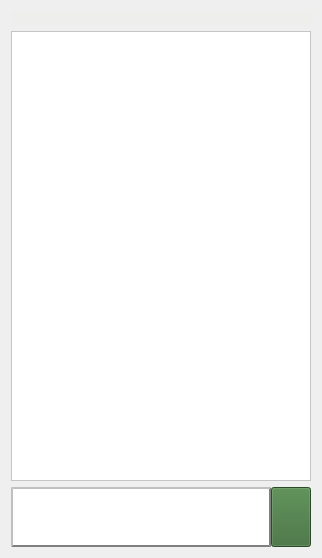
           <widget class="QWidget" name="tab">
            <attribute name="title">
             <string>Tab 1</string>
            </attribute>
            <layout class="QVBoxLayout" name="verticalLayout">
             <item>
              <widget class="QLabel" name="label_chatName">
               <property name="styleSheet">
                <string notr="true">background-color: rgb(238, 238, 236);</string>
               </property>
               <property name="text">
                <string/>
               </property>
              </widget>
             </item>
             <item>
              <widget class="QTableWidget" name="tableWidget_chatWindow">
               <property name="minimumSize">
                <size>
                 <width>300</width>
                 <height>450</height>
                </size>
               </property>
               <property name="palette">
                <palette>
                 <active>
                  <colorrole role="Button">
                   <brush brushstyle="SolidPattern">
                    <color alpha="255">
                     <red>255</red>
                     <green>255</green>
                     <blue>255</blue>
                    </color>
                   </brush>
                  </colorrole>
                  <colorrole role="Base">
                   <brush brushstyle="SolidPattern">
                    <color alpha="255">
                     <red>255</red>
                     <green>255</green>
                     <blue>255</blue>
                    </color>
                   </brush>
                  </colorrole>
                  <colorrole role="Window">
                   <brush brushstyle="SolidPattern">
                    <color alpha="255">
                     <red>255</red>
                     <green>255</green>
                     <blue>255</blue>
                    </color>
                   </brush>
                  </colorrole>
                 </active>
                 <inactive>
                  <colorrole role="Button">
                   <brush brushstyle="SolidPattern">
                    <color alpha="255">
                     <red>255</red>
                     <green>255</green>
                     <blue>255</blue>
                    </color>
                   </brush>
                  </colorrole>
                  <colorrole role="Base">
                   <brush brushstyle="SolidPattern">
                    <color alpha="255">
                     <red>255</red>
                     <green>255</green>
                     <blue>255</blue>
                    </color>
                   </brush>
                  </colorrole>
                  <colorrole role="Window">
                   <brush brushstyle="SolidPattern">
                    <color alpha="255">
                     <red>255</red>
                     <green>255</green>
                     <blue>255</blue>
                    </color>
                   </brush>
                  </colorrole>
                 </inactive>
                 <disabled>
                  <colorrole role="Button">
                   <brush brushstyle="SolidPattern">
                    <color alpha="255">
                     <red>255</red>
                     <green>255</green>
                     <blue>255</blue>
                    </color>
                   </brush>
                  </colorrole>
                  <colorrole role="Base">
                   <brush brushstyle="SolidPattern">
                    <color alpha="255">
                     <red>255</red>
                     <green>255</green>
                     <blue>255</blue>
                    </color>
                   </brush>
                  </colorrole>
                  <colorrole role="Window">
                   <brush brushstyle="SolidPattern">
                    <color alpha="255">
                     <red>255</red>
                     <green>255</green>
                     <blue>255</blue>
                    </color>
                   </brush>
                  </colorrole>
                 </disabled>
                </palette>
               </property>
               <property name="styleSheet">
                <string notr="true">background-color: rgb(255, 255, 255);
</string>
               </property>
               <property name="verticalScrollBarPolicy">
                <enum>Qt::ScrollBarAlwaysOff</enum>
               </property>
               <property name="horizontalScrollBarPolicy">
                <enum>Qt::ScrollBarAlwaysOff</enum>
               </property>
               <property name="selectionMode">
                <enum>QAbstractItemView::SingleSelection</enum>
               </property>
               <property name="showGrid">
                <bool>false</bool>
               </property>
               <attribute name="horizontalHeaderMinimumSectionSize">
                <number>50</number>
               </attribute>
               <attribute name="horizontalHeaderDefaultSectionSize">
                <number>550</number>
               </attribute>
               <attribute name="verticalHeaderMinimumSectionSize">
                <number>30</number>
               </attribute>
               <attribute name="verticalHeaderDefaultSectionSize">
                <number>100</number>
               </attribute>
               <attribute name="verticalHeaderHighlightSections">
                <bool>false</bool>
               </attribute>
               <attribute name="verticalHeaderShowSortIndicator" stdset="0">
                <bool>true</bool>
               </attribute>
              </widget>
             </item>
             <item>
              <layout class="QHBoxLayout" name="horizontalLayout_2">
               <property name="spacing">
                <number>0</number>
               </property>
               <item>
                <widget class="QTextEdit" name="textEdit_replyBox">
                 <property name="maximumSize">
                  <size>
                   <width>16777215</width>
                   <height>60</height>
                  </size>
                 </property>
                 <property name="palette">
                  <palette>
                   <active>
                    <colorrole role="Button">
                     <brush brushstyle="SolidPattern">
                      <color alpha="255">
                       <red>255</red>
                       <green>255</green>
                       <blue>255</blue>
                      </color>
                     </brush>
                    </colorrole>
                    <colorrole role="Base">
                     <brush brushstyle="SolidPattern">
                      <color alpha="255">
                       <red>255</red>
                       <green>255</green>
                       <blue>255</blue>
                      </color>
                     </brush>
                    </colorrole>
                    <colorrole role="Window">
                     <brush brushstyle="SolidPattern">
                      <color alpha="255">
                       <red>255</red>
                       <green>255</green>
                       <blue>255</blue>
                      </color>
                     </brush>
                    </colorrole>
                   </active>
                   <inactive>
                    <colorrole role="Button">
                     <brush brushstyle="SolidPattern">
                      <color alpha="255">
                       <red>255</red>
                       <green>255</green>
                       <blue>255</blue>
                      </color>
                     </brush>
                    </colorrole>
                    <colorrole role="Base">
                     <brush brushstyle="SolidPattern">
                      <color alpha="255">
                       <red>255</red>
                       <green>255</green>
                       <blue>255</blue>
                      </color>
                     </brush>
                    </colorrole>
                    <colorrole role="Window">
                     <brush brushstyle="SolidPattern">
                      <color alpha="255">
                       <red>255</red>
                       <green>255</green>
                       <blue>255</blue>
                      </color>
                     </brush>
                    </colorrole>
                   </inactive>
                   <disabled>
                    <colorrole role="Button">
                     <brush brushstyle="SolidPattern">
                      <color alpha="255">
                       <red>255</red>
                       <green>255</green>
                       <blue>255</blue>
                      </color>
                     </brush>
                    </colorrole>
                    <colorrole role="Base">
                     <brush brushstyle="SolidPattern">
                      <color alpha="255">
                       <red>255</red>
                       <green>255</green>
                       <blue>255</blue>
                      </color>
                     </brush>
                    </colorrole>
                    <colorrole role="Window">
                     <brush brushstyle="SolidPattern">
                      <color alpha="255">
                       <red>255</red>
                       <green>255</green>
                       <blue>255</blue>
                      </color>
                     </brush>
                    </colorrole>
                   </disabled>
                  </palette>
                 </property>
                 <property name="styleSheet">
                  <string notr="true">	 border-style: outset;
     font: bold 14px;
     border-width: 2px;
     border-color: grey;
     min-width: 10em;
     padding: 6px;
	  background-color: rgb(255, 255, 255);</string>
                 </property>
                 <property name="verticalScrollBarPolicy">
                  <enum>Qt::ScrollBarAlwaysOff</enum>
                 </property>
                 <property name="horizontalScrollBarPolicy">
                  <enum>Qt::ScrollBarAlwaysOff</enum>
                 </property>
                </widget>
               </item>
               <item>
                <widget class="QPushButton" name="pushButton_sendReply">
                 <property name="minimumSize">
                  <size>
                   <width>0</width>
                   <height>0</height>
                  </size>
                 </property>
                 <property name="maximumSize">
                  <size>
                   <width>16777215</width>
                   <height>60</height>
                  </size>
                 </property>
                 <property name="whatsThis">
                  <string>&lt;html&gt;&lt;head/&gt;&lt;body&gt;&lt;p&gt;Отправить&lt;/p&gt;&lt;/body&gt;&lt;/html&gt;</string>
                 </property>
                 <property name="styleSheet">
                  <string notr="true">background-color: rgb(58, 107, 53);</string>
                 </property>
                 <property name="text">
                  <string notr="true" comment="Отправить"/>
                 </property>
                 <property name="icon">
                  <iconset theme="Отправить" resource="Images.qrc">
                   <normaloff>:/icons/send-message.png</normaloff>:/icons/send-message.png</iconset>
                 </property>
                 <property name="iconSize">
                  <size>
                   <width>30</width>
                   <height>30</height>
                  </size>
                 </property>
                </widget>
               </item>
              </layout>
             </item>
            </layout>
           </widget>
